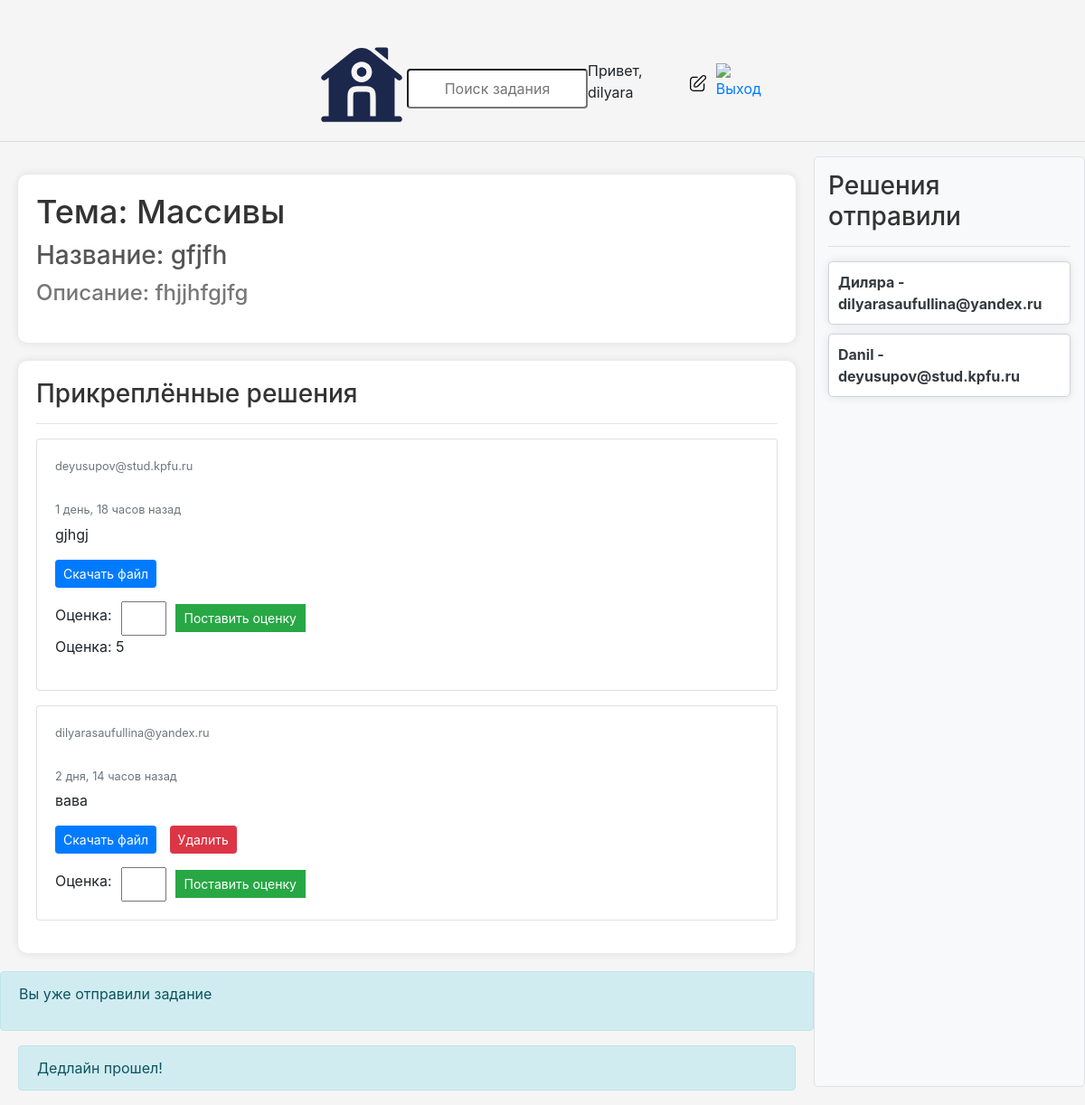
The app's page /task/6/ (signed in), older data.
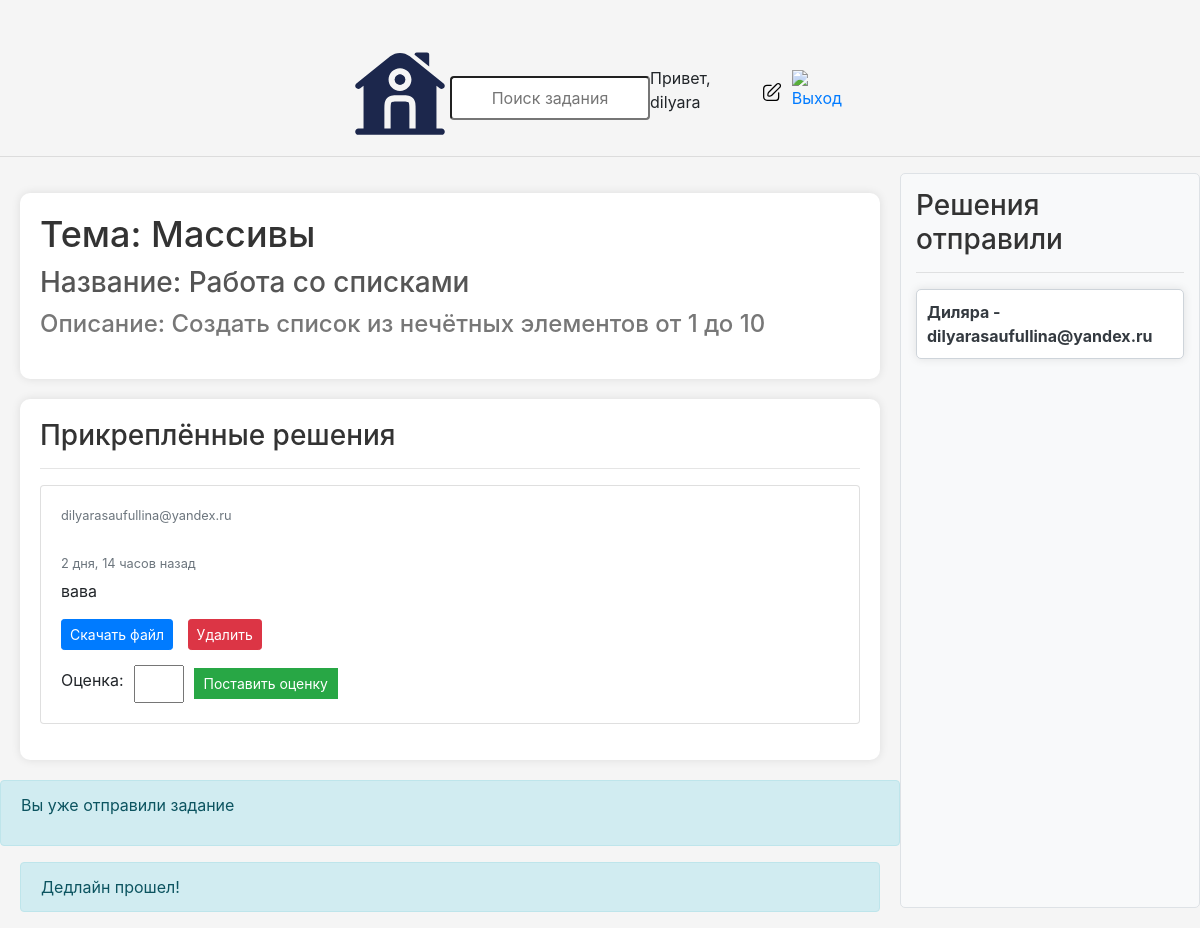
The same page, newer data.
### base/models.py (models this page shows, shortened)
class Task(models.Model):
    host = models.ForeignKey(User, on_delete = models.SET_NULL, null = True)
    topic = models.ForeignKey(Topic, on_delete = models.SET_NULL, null = True)
    name = models.CharField(max_length = 200)
    description = models.TextField(null = True, blank = True)
    participants = models.ManyToManyField(User, related_name = 'participants', blank = True)
    updated = models.DateTimeField(auto_now = True)
    created = models.DateTimeField(auto_now_add = True)
    deadline = models.DateTimeField(null = True, blank = True)
    class Meta:
        ordering=['-updated','-created']

class Message(models.Model):
    user = models.ForeignKey(User, on_delete=models.CASCADE)
    task = models.ForeignKey(Task, on_delete=models.CASCADE)
    body = models.TextField()
    attachment = models.FileField(upload_to='message_files/', null=True, blank=True)
    updated = models.DateTimeField(auto_now=True)
    created = models.DateTimeField(auto_now_add=True)
    rating = models.IntegerField(null=True, blank=True)
    class Meta:
        ordering = ['-updated','-created']

class User(AbstractUser):
    name = models.CharField(max_length=200, null=True)
    email = models.EmailField(unique=True, null=True)
    bio = models.TextField(null=True)
    ROLE_CHOICES = [
        ('admin', 'Admin'),
        ('user', 'User'),
    ]
    role = models.CharField(max_length=5, choices=ROLE_CHOICES, default='user')
    avatar = models.ImageField(null=True, default='avatar.svg')
    USERNAME_FIELD = 'email'
    REQUIRED_FIELDS = []

class Topic(models.Model):
    name = models.CharField(max_length = 200)
    def __str__(self):
        return self.name

### base/views.py (the view)
# urls.py: path('task/<str:pk>/', views.getTask),
def task(request, pk):
    task = Task.objects.get(id=pk)
    now = timezone.now()
    participants = task.participants.all()
    if request.user.is_authenticated:
        if request.user.role == 'admin':
            task_messages = task.message_set.all().order_by('-created')
        else:
            task_messages = task.message_set.filter(user=request.user).order_by('-created')
    else:
        task_messages = []
    user_message_count = 0
    for message in task_messages:
        if message.user == request.user:
            user_message_count += 1
    if request.method == 'POST':
        form = MessageForm(request.POST, request.FILES)
        if form.is_valid():
            message = form.save(commit=False)
            message.user = request.user
            message.task = task
            message.save()
            if request.user.role == 'admin':
                rating = request.POST.get('rating')
                if rating:
                    message.rating = rating
                    message.save()
            task.participants.add(request.user)
            success = True
        else:
            messages.error(request, 'Ошибка при отправке задания. Проверьте введенные данные.')
    else:
        form = MessageForm()
    context = {'task': task, 'task_messages': task_messages, 'participants': participants, 'form': form, 'user_message_count': user_message_count}
    return render(request, 'base/task.html', context)

### base/forms.py
class MessageForm(forms.ModelForm):
    class Meta:
        model = Message
        fields = ['body', 'attachment', 'rating']

### base/templates/base/task.html (shortened to what this page needs)
{% extends 'main.html' %}
{% load static %}
{% block content %}
<div class="task-container">
    <link rel="stylesheet" href="{% static 'css/bootstrap.min.css' %}">
        <div>
        <div class="task-details">
        <h1>Тема: {{task.topic}}</h1>
        <h2>Название: {{task.name}}</h2>
        <h3>Описание: {{task.description}}</h3>
        </div>
        <div class="comment-wrapper">
            <h3>Прикреплённые решения</h3>
            <hr>
            {% for message in task_messages %}
                <div class="card mb-3">
                    <div class="card-body">
                        <small class="text-muted">{{ message.user }}</small><br>
                        <small class="text-muted">{{ message.created|timesince }} назад</small>
                        <p>{{ message.body }}</p>
                        {% if message.attachment %}
                            <a href="{{ message.attachment.url }}" download class="btn btn-primary btn-sm">Скачать файл</a>
                        {% endif %}
                        {% if request.user == message.user %}
                            <a href="{% url 'delete-message' message.id %}" class="btn btn-danger btn-sm">Удалить</a>
                        {% endif %}
                        {% if request.user.role == 'admin' %}
                            <form method="post" action="{% url 'rate-message' message.id %}">
                                <label for="rating">Оценка:</label>
                                <input type="number" name="rating" min="1" max="5">
                                <button type="submit">Поставить оценку</button>
                            </form>
                        {% endif %}
                        {% if message.rating %}
                            <p>Оценка: {{ message.rating }}</p>
                        {% endif %}
                    </div>
                </div>
            {% endfor %}
        </div>
        {% if request.user.is_authenticated %}
        {% if success %}
            <p>Задание успешно отправлено!</p>
        {% else %}
        {% if user_message_count == 0 %}
        {% if request.user.role != 'admin' %}
            <div class="comment-form mt-3">
                <form method="POST" action="" enctype="multipart/form-data">
                    {% csrf_token %}
                    <div class="form-group">
                        <label for="body">Введите комментарий к решению</label>
                        <input type="text" name="body" id="body" class="form-control" placeholder="Введите комментарий к решению"/>
                    </div>
                    <div class="form-group">
                        <label for="attachment">Прикрепить файл</label>
                        <input type="file" name="attachment" id="attachment" class="form-control-file"/>
                    </div>
                    <button type="submit" id="specificSubmitButton" class="btn btn-primary">Отправить</button>
                </form>
            </div>
        {% endif %}
        {% else %}
            <div class="alert alert-info mt-3" role="alert">
                <p>Вы уже отправили задание</p>
            </div>
        {% endif %}
        <div class="alert alert-info mt-3" role="alert" id="deadline-check" style="margin-left: 20px; margin-right: 20px;">
        </div>
        {% endif %}
    {% endif %}
    </div>
    <div class="user-solutions">
        <h3>Решения отправили</h3>
        <hr>
        {% for user in participants %}
            <div class="user-card">
                <p>{{user.name}} - {{user.email}}</p>
            </div>
        {% endfor %}
    </div>
</div>
{% endblock %}

### templates/navbar.html
{% load static %}
<div style="display: flex; align-items: center; justify-content: space-between; padding-top: 40px;">
    <link rel="stylesheet" href="{% static 'css/bootstrap.min.css' %}">
    <link rel="stylesheet" href="{% static 'styles/navbar_styles.css' %}">
    <a href="/" style="margin-left: 350px;">
        <img src="{% static 'images/home.svg' %}" alt="Логотип" width="100" height="100">
    </a>
    <div class="form__group">
        <form method="GET" action="{% url 'home' %}" style="flex-grow: 1; text-align: center;">
            <input type="text" name="q" placeholder="Поиск задания" style="width: 200px;">
        </form>
    </div>
    <div style="display: flex; align-items: center; margin-right: 350px;">
        {% if request.user.is_authenticated %}
        <a style="margin-right: 10px;">Привет, {{ request.user.username }}</a>
        <a href="{% url 'update-user' %}" style="margin-right: 10px;">
            <img src="{% static 'images/edit.svg' %}" alt="Редактировать" width="20" height="20">
        </a>
        <a href="{% url 'logout' %}">
            <img src="{% static 'images/exit.svg' %}" alt="Выход" width="20" height="20">
        </a>
        {% else %}
        <a href="{% url 'login' %}">Вход</a>
        {% endif %}
    </div>
</div>

Row changes from the older to the newer data that the page shows:
removed Message: user "deyusupov@stud.kpfu.ru", created "1 день, 18 часов", body "gjhgj", rating "5"
no longer on this page (row edited): User: name "Danil", email "deyusupov@stud.kpfu.ru"
changed Task "Массивы": name "gfjfh" → "Работа со списками"; description "fhjjhfgjfg" → "Создать список из нечётных элементов от 1 до 10"
